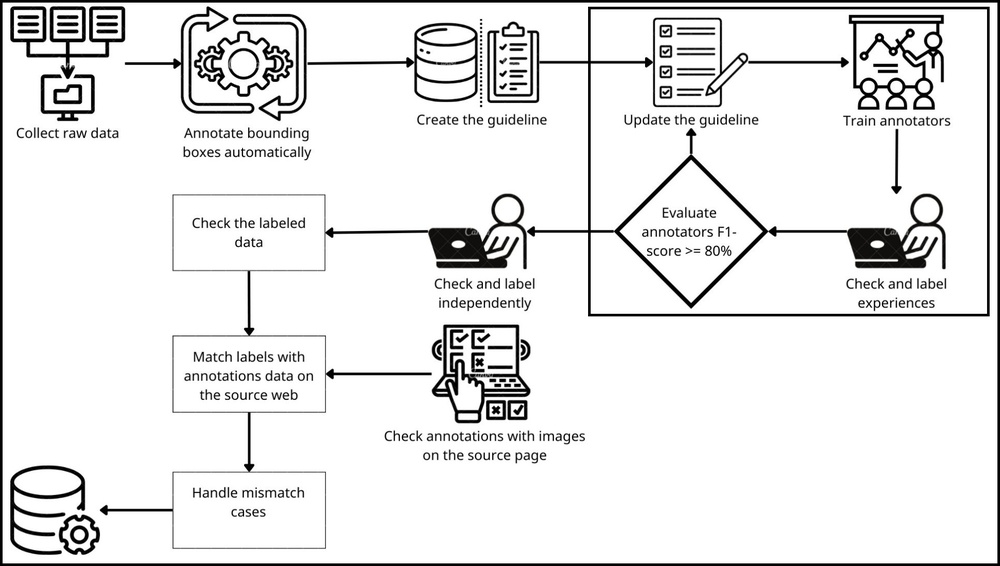
#> input picture Assets/data_pipeline_en.jpg, 1000 x 566 px, shrunk from 1930 x 1093 before the run, found by its file name
$ python generate_rotated_images.py --input_dir ../Assets
#> lines starting #> are read from the running program, lines starting #| are printed output that depends on the picture
from argparse import ArgumentParser
import cv2
import os

ap = ArgumentParser()
ap.add_argument('-i', '--input_dir', required=True, help='Path to images directory')
ap.add_argument('-o', '--output_dir', required=False, help='Images directory after rotation')
ap.add_argument(
    '-d',
    '--direction',
    required = False,
    default = 'both',
    choices = ['+90', '-90', 'both'],
    help = 'Right angle direction to rotate'
)
args = vars(ap.parse_args())
# Example: python generate_rotated_images.py -i "../Dataset/Tale of Kieu version 1866"

script_dir = os.path.dirname(os.path.abspath(__file__))
input_dir = os.path.join(script_dir, args['input_dir']).strip('/')
output_dir = os.path.join(script_dir, args['output_dir'] or input_dir + ' - Rotate')

if not os.path.exists(output_dir):
    os.makedirs(output_dir)
    print('Created folder:', output_dir)

for file_name in os.listdir(input_dir):
    if not file_name.endswith(('.jpg', '.png', 'jpeg')): continue
    image_name = os.path.splitext(file_name)[0]
    raw_image = cv2.imread(os.path.join(input_dir, file_name))
#> raw_image is the input picture: shape (566, 1000, 3); mean B, G, R 232.4, 232.4, 232.4

    if args['direction'] == '+90' or args['direction'] == 'both':
        image = cv2.rotate(raw_image, cv2.ROTATE_90_COUNTERCLOCKWISE)
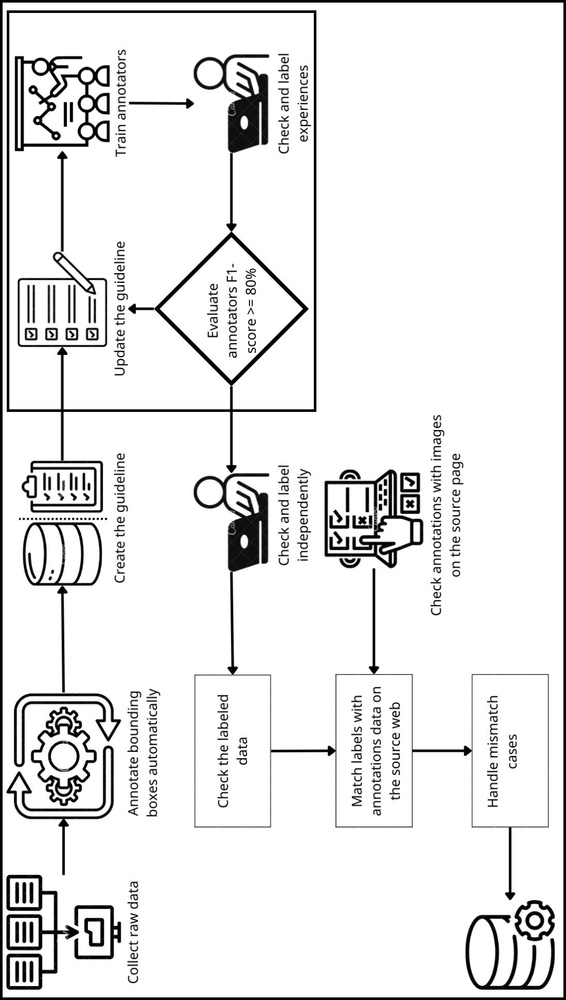
#> image: shape (1000, 566, 3); mean B, G, R 232.4, 232.4, 232.4
        cv2.imwrite(os.path.join(output_dir, image_name + '+90.jpg'), image)
        print('Saved +90deg rotated images of', file_name, 'to', output_dir)

    if args['direction'] == '-90' or args['direction'] == 'both':
        image = cv2.rotate(raw_image, cv2.ROTATE_90_CLOCKWISE)
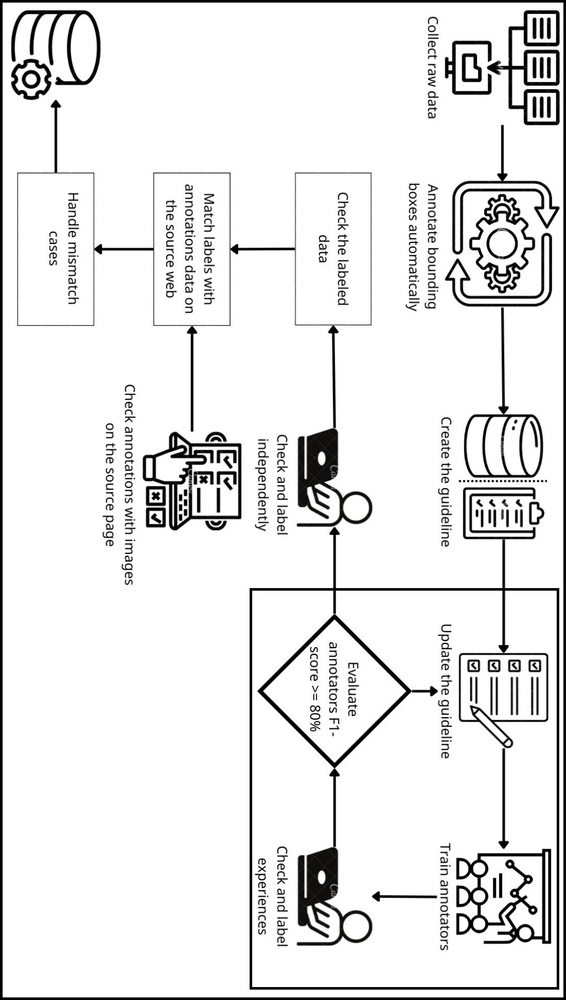
#> image: shape (1000, 566, 3); mean B, G, R 232.4, 232.4, 232.4
        cv2.imwrite(os.path.join(output_dir, image_name + '-90.jpg'), image)
        print('Saved -90deg rotated images of', file_name, 'to', output_dir)
#> pass 2 of the loop `for file_name in os.listdir(input_dir):`:
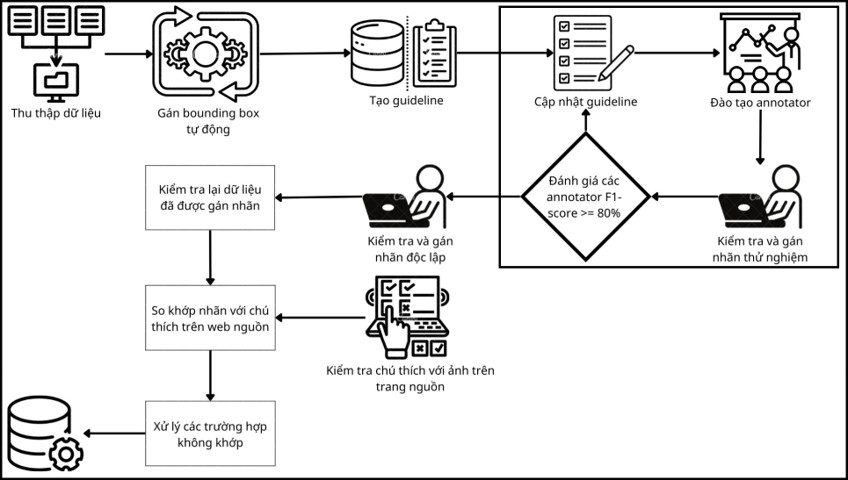
#> input picture Assets/data_pipeline_vi.jpg, 848 x 480 px, found by its file name
#> raw_image is the input picture: shape (480, 848, 3); mean B, G, R 232.3, 232.3, 232.3
#> `image = cv2.rotate(raw_image, cv2.ROTATE_90_COUNTERCLOCKWISE)`:
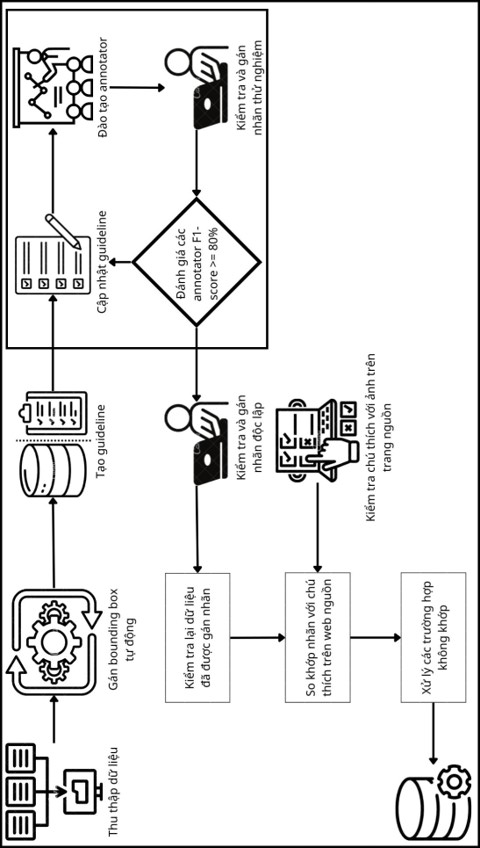
#> image: shape (848, 480, 3); mean B, G, R 232.3, 232.3, 232.3
#> `image = cv2.rotate(raw_image, cv2.ROTATE_90_CLOCKWISE)`:
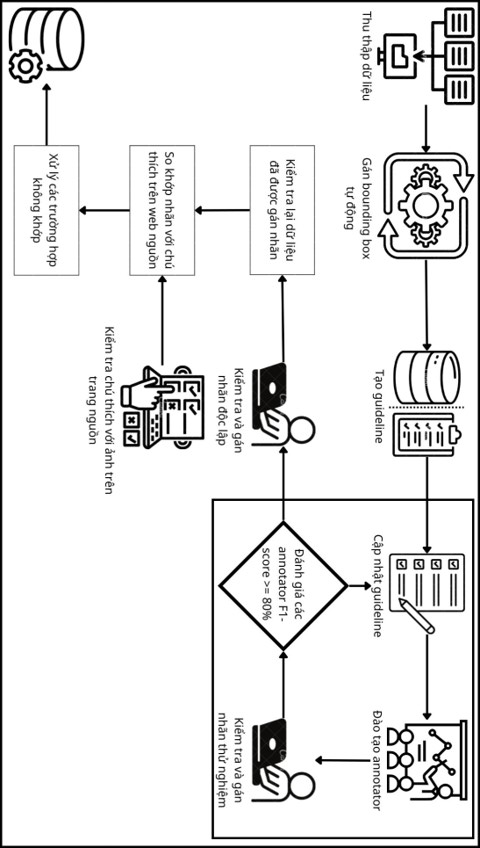
#> image: shape (848, 480, 3); mean B, G, R 232.3, 232.3, 232.3
